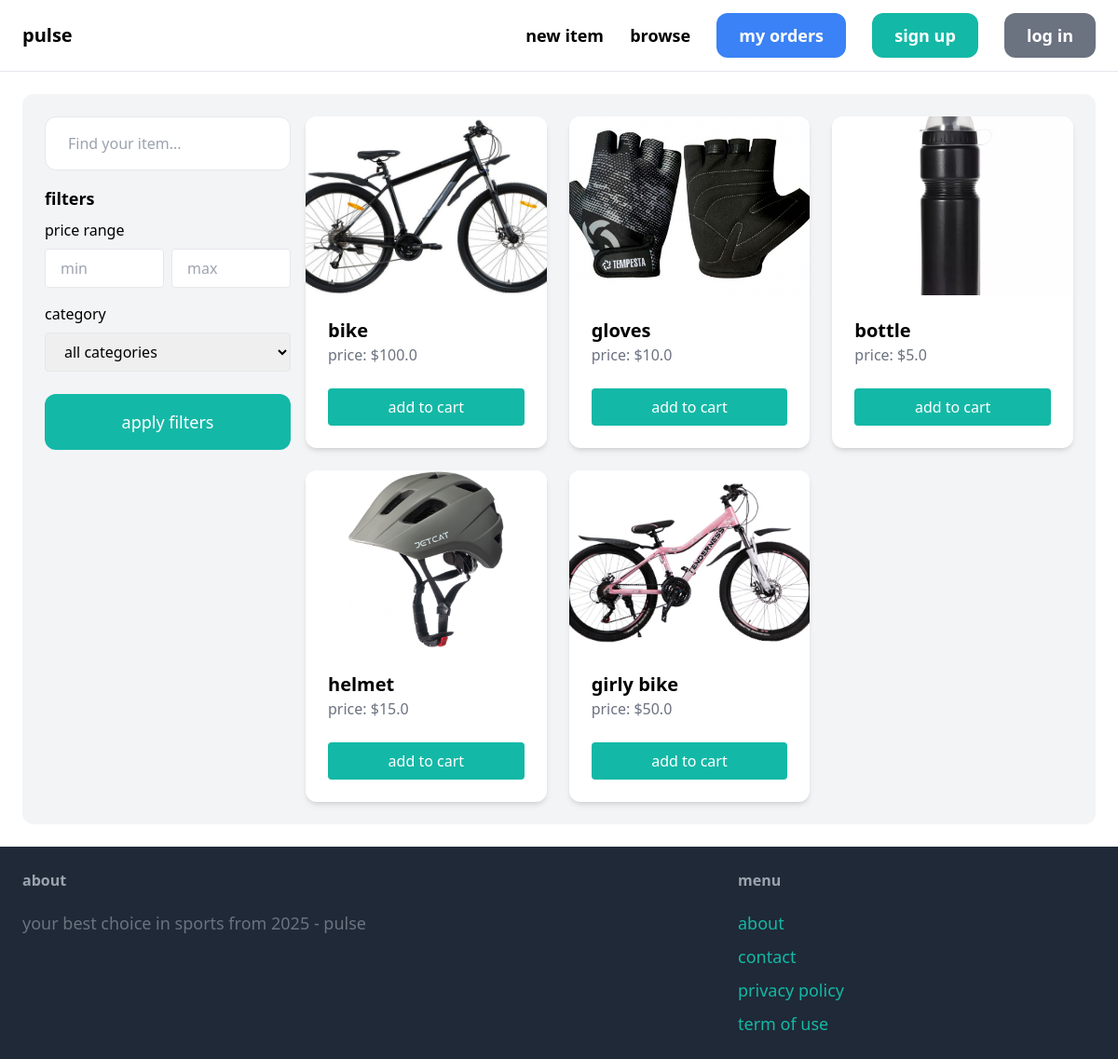
/items/browse/, run on the app's committed database.
### item/models.py (models this page shows)
class Item(models.Model):
    category = models.ForeignKey(Category, related_name='items', on_delete=models.CASCADE)
    name = models.CharField(max_length=255)
    description = models.TextField(blank=True, null=True)
    price = models.FloatField()
    image = models.ImageField(upload_to='item_images', blank=True, null=True)
    is_sold = models.BooleanField(default=False)
    created_by = models.ForeignKey(User, related_name='items', on_delete=models.CASCADE)
    created_at = models.DateField(auto_now_add=True)
    is_available = models.BooleanField(default=True)

### item/views.py (the view)
# urls.py: path('browse/', views.browse, name='browse'),
def browse(request):
    items = Item.objects.filter(is_sold=False)
    categories = Category.objects.all()
    min_price = request.GET.get('min_price')
    max_price = request.GET.get('max_price')
    category_id = request.GET.get('category')
    min_rating = request.GET.get('min_rating')
    query = request.GET.get('query', '')
    if min_price:
        items = items.filter(price__gte=min_price)
    if max_price:
        items = items.filter(price__lte=max_price)
    if category_id:
        items = items.filter(category_id=category_id)
    if query:
        items = items.filter(
            Q(name__icontains=query) |
            Q(description__icontains=query) |
            Q(category__name__icontains=query)
        )
    return render(request, 'item/browse.html', {
        'items': items,
        'categories': categories,
        'query': query,
        'min_price': min_price,
        'max_price': max_price,
        'category_id': int(category_id) if category_id else None,
        'min_rating': min_rating
    })

### item/templates/item/browse.html (shortened to what this page needs)
{% extends 'core/base.html' %}
{% block content %}
<div class="pb-6 grid grid-cols-1 md:grid-cols-4 gap-4 bg-gray-100 p-6 rounded-xl">
    <div class="col-span-1">
        <form method="get" action="{% url 'item:browse' %}">
            <input name="query" class="w-full py-4 px-6 border rounded-xl mb-4"
                   value="{{ query }}" placeholder="Find your item...">
            <h3 class="text-lg font-semibold mb-2">filters</h3>
            <div class="mb-4">
                <label class="block mb-2">price range</label>
                <div class="grid grid-cols-2 gap-2">
                    <input type="number" name="min_price" placeholder="min"
                           class="py-2 px-4 border rounded" value="{{ min_price }}">
                    <input type="number" name="max_price" placeholder="max"
                           class="py-2 px-4 border rounded" value="{{ max_price }}">
                </div>
            </div>
            <div class="mb-4">
                <label class="block mb-2">category</label>
                <select name="category" class="w-full py-2 px-4 border rounded">
                    <option value="">all categories</option>
                </select>
            </div>
            <button class="mt-2 w-full py-4 px-8 text-lg bg-teal-500 text-white rounded-xl">apply filters</button>
        </form>
    </div>
    <div class="col-span-3">
        <div class="grid grid-cols-1 md:grid-cols-2 lg:grid-cols-3 gap-6">
            {% for item in items %}
                <div class="bg-white rounded-xl overflow-hidden shadow-md">
                    <a href="{% url 'item:detail' item.id %}">
                        <div class="h-48 overflow-hidden">
                            <img src="{{ item.image.url }}" class="w-full h-full object-cover">
                        </div>
                        <div class="p-6">
                            <h2 class="text-xl font-semibold">{{ item.name }}</h2>
                            <p class="text-gray-500">price: ${{ item.price }}</p>
                        </div>
                    </a>
                    {% if request.user != item.created_by %}
                        <div class="p-6 pt-0">
                            <a href="{% url 'item:add_to_cart' item.id %}"
                               class="block w-full text-center py-2 px-4 bg-teal-500 text-white rounded hover:bg-teal-700">add to cart</a>
                        </div>
                    {% endif %}
                </div>
            {% endfor %}
        </div>
    </div>
</div>
{% endblock %}

### data on the page
Item: image (picture), name "bike", price "100.0", shows "add to cart"
Item: image (picture), name "gloves", price "10.0", shows "add to cart"
Item: image (picture), name "bottle", price "5.0", shows "add to cart"
Item: image (picture), name "helmet", price "15.0", shows "add to cart"
Item: image (picture), name "girly bike", price "50.0", shows "add to cart"
